Frame 1 (no input): blank canvas, image omitted
Frame 60 (no input): blank canvas, image omitted
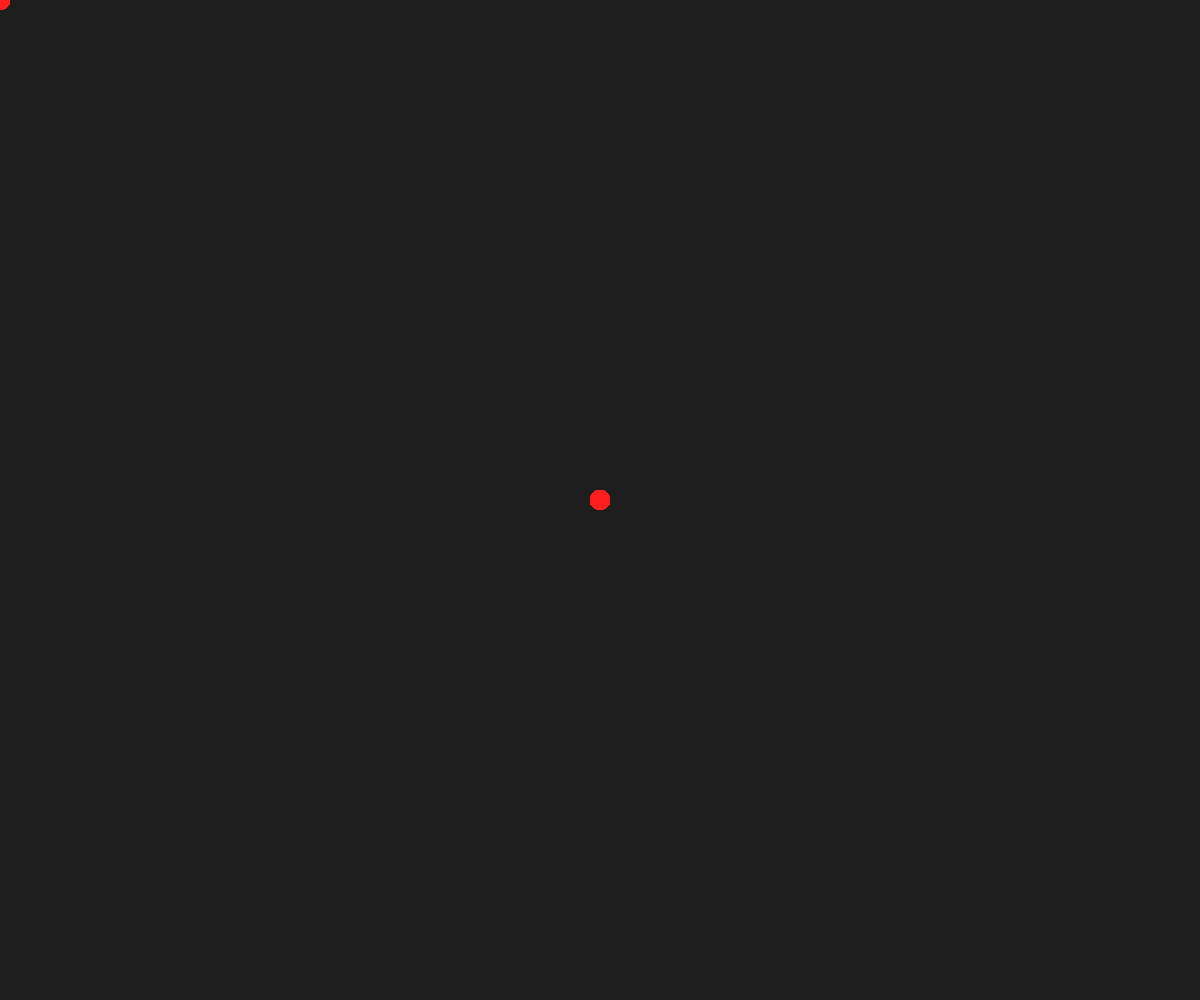
Frame 120 (the mouse pressed at the canvas centre since frame 60)

The p5.js sketch whose frames 1 and 60 were blank and that drew this single picture after the mouse press (run headless with seeded random() and noise() and a simulated clock; from frame 60 on, the mouse is pressed at the canvas centre):

// p5.js sketch
// ── sketch.js
let particles = [];
let numParticles = 1;
let sizeSlider;
let currentColor;
let particlesCreated = 0;

function setup() {
  createCanvas(windowWidth,windowHeight);
  blendMode(ADD);
  noStroke();
  background(30); // Fondo gris oscuro

  sizeSlider = createSlider(5, 50, 20); // Control deslizante para el tamaño
  sizeSlider.position(10, height + 10);

  currentColor = color(255, 0, 0, random(100, 200)); // Inicialmente, color rojo

  for (let i = 0; i < numParticles; i++) {
    particles.push(new Particle());
  }
}

function draw() {
  for (let i = 0; i < particles.length; i++) {
    particles[i].color = currentColor;
    particles[i].size = sizeSlider.value(); 
    particles[i].followMouse(); 
    particles[i].update();
    particles[i].display();
  }

  // Si se han creado 50 partículas, reinicia la simulación
  if (particlesCreated >= 50) {
    particles = [];
    particlesCreated = 0;
  }
}

function mouseClicked() {
  changeColor();
}

function changeColor() {
  let randomColor = floor(random(5));
  if (randomColor === 0) {
    currentColor = color(255, 0, 0, random(100, 200)); // Rojo
  } else if (randomColor === 1) {
    currentColor = color(0, 255, 0, random(100, 200)); // Verde
  } else if (randomColor === 2) {
    currentColor = color(0, 0, 255, random(100, 200)); // Azul
  } else if (randomColor === 3) {
    currentColor = color(255, 165, 0, random(100, 200)); // Naranja
  } else {
    currentColor = color(128, 0, 128, random(100, 200)); // Lila
  }
}

class Particle {
  constructor() {
    this.x = mouseX;
    this.y = mouseY;
    this.size = random(5, 20);
  }

  followMouse() {
    this.x = mouseX;
    this.y = mouseY;
  }

  update() {
  }

  display() {
    fill(currentColor);
    ellipse(this.x, this.y, this.size, this.size);
  }
}
